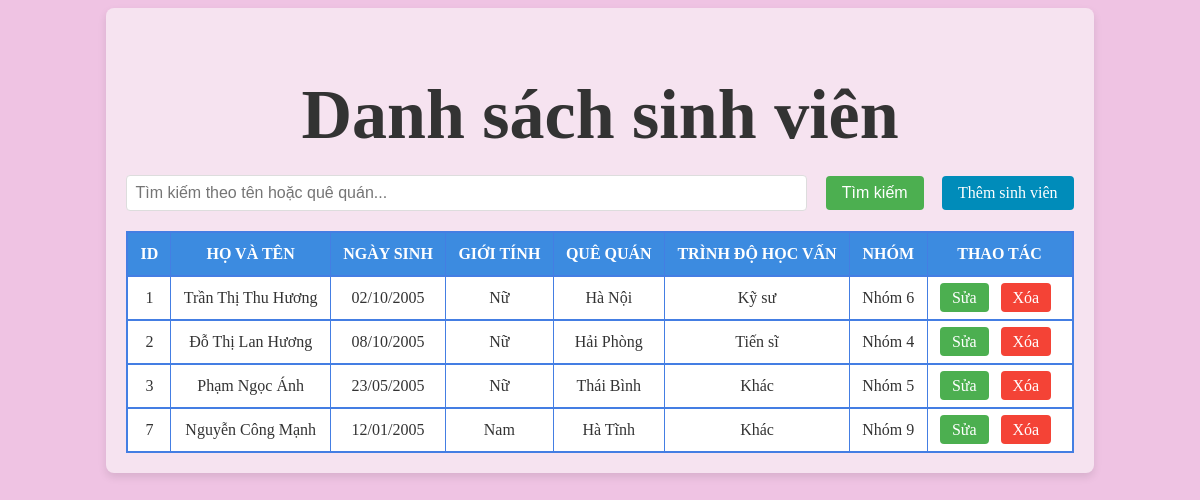
The page / on the database its author committed.
### tables this page shows
CREATE TABLE `table_students` (
  `id` int(10) UNSIGNED NOT NULL,
  `fullname` varchar(255) NOT NULL,
  `dob` date NOT NULL,
  `gender` int(11) NOT NULL,
  `hometown` varchar(255) NOT NULL,
  `level` int(11) NOT NULL,
  `group_number` int(11) NOT NULL
);

### index.php (the view, shortened to what this page needs)
<?php
$conn = new mysqli('localhost', 'root', '', 'QLSV_TranThiThuHuyen');
$search = isset($_GET['search']) ? $_GET['search'] : '';
$sql = "SELECT * FROM table_students WHERE fullname LIKE '%$search%' OR hometown LIKE '%$search%'";
$result = $conn->query($sql);
function formatGender($gender) {
    return $gender == 1 ? 'Nam' : 'Nữ';
}
function formatLevel($level) {
    $levels = ['Tiến sĩ', 'Thạc sĩ', 'Kỹ sư', 'Khác'];
    return isset($levels[$level]) ? $levels[$level] : 'Không rõ';
}
?>
<!DOCTYPE html>
<html lang="vi">
<head>
    <link rel="stylesheet" href="style_bang.css">
</head>
<body>
    <div class="container">
        <h1>Danh sách sinh viên</h1>
        <form method="GET" action="index.php" class="search-form">
            <input type="text" name="search" placeholder="Tìm kiếm theo tên hoặc quê quán..." class="search-input" value="<?= htmlspecialchars($search) ?>">
            <button type="submit" class="search-btn">Tìm kiếm</button>
            <a href="them.php" class="btn-add">Thêm sinh viên</a>
        </form>
        <table>
            <thead>
                <tr>
                    <th>ID</th>
                    <th>Họ và Tên</th>
                    <th>Ngày Sinh</th>
                    <th>Giới Tính</th>
                    <th>Quê Quán</th>
                    <th>Trình Độ Học Vấn</th>
                    <th>Nhóm</th>
                    <th>Thao Tác</th>
                </tr>
            </thead>
            <tbody>
                <?php if ($result->num_rows > 0): ?>
                    <?php while ($row = $result->fetch_assoc()): ?>
                        <tr>
                            <td><?= $row['id'] ?></td>
                            <td><?= $row['fullname'] ?></td>
                            <td><?= date("d/m/Y", strtotime($row['dob'])) ?></td>
                            <td><?= formatGender($row['gender']) ?></td>
                            <td><?= $row['hometown'] ?></td>
                            <td><?= formatLevel($row['level']) ?></td>
                            <td>Nhóm <?= $row['group_number'] ?></td>
                            <td>
                                <a class="btn" href="sua.php?id=<?= $row['id'] ?>">Sửa</a>
                                <a class="btn btn-delete" href="xoa.php?id=<?= $row['id'] ?>">Xóa</a>
                            </td>
                        </tr>
                    <?php endwhile; ?>
                <?php else: ?>
                    <tr>
                        <td colspan="8">Không có sinh viên nào phù hợp với tìm kiếm!</td>
                    </tr>
                <?php endif; ?>
            </tbody>
        </table>
    </div>
</body>
</html>

### style_bang.css (style rules this page uses)
body { font-family:'Times New Roman', Times, serif, sans-serif; background-color: rgb(239, 195, 227); color: #333; }
.container { width: 80%; margin: 0 auto; padding: 20px; background-color: #f6e3f0; box-shadow: 0 4px 8px rgba(0, 0, 0, 0.1); border-radius: 8px; }
h1 { text-align: center; font-size: 70px; margin-bottom: 20px; }
.search-form { display: flex; justify-content: space-between; align-items: center; margin-bottom: 20px; }
.search-input { width: 70%; padding: 8px; font-size: 1rem; border: 1px solid #ddd; border-radius: 4px; }
.search-btn { padding: 8px 16px; font-size: 1rem; border: none; background-color: #4CAF50; color: white; border-radius: 4px; cursor: pointer; }
.btn-add { padding: 8px 16px; font-size: 1rem; background-color: #008CBA; color: white; text-decoration: none; border-radius: 4px; }
table { width: 100%; border-collapse: collapse; margin-top: 20px; border: 2px solid #447ee3; }
th, td { padding: 12px; text-align: left; border-bottom: 2px solid #447ee3; border-right: 1px solid #447ee3; text-align: center; }
th { background-color: #3c8be0; color: white; text-transform: uppercase; }
td { background-color: #fff; }
td a { padding: 6px 12px; margin-right: 8px; text-decoration: none; border-radius: 4px; font-size: 1rem; }
.btn { background-color: #4CAF50; color: white; }
.btn-delete { background-color: #f44336; color: white; }

### rows shown on the page
table_students: id "1", fullname "Trần Thị Thu Hương", dob "02/10/2005", gender "Nữ", hometown "Hà Nội", level "Kỹ sư", group_number "6"
table_students: id "2", fullname "Đỗ Thị Lan Hương", dob "08/10/2005", gender "Nữ", hometown "Hải Phòng", level "Tiến sĩ", group_number "4"
table_students: id "3", fullname "Phạm Ngọc Ánh", dob "23/05/2005", gender "Nữ", hometown "Thái Bình", level "Khác", group_number "5"
table_students: id "7", fullname "Nguyễn Công Mạnh", dob "12/01/2005", gender "Nam", hometown "Hà Tĩnh", level "Khác", group_number "9"
